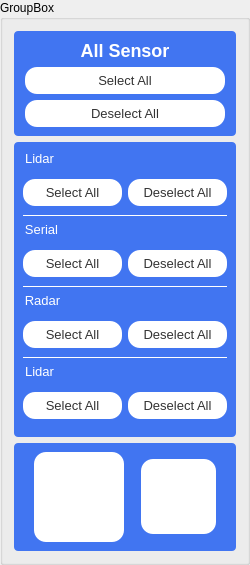
          <widget class="QGroupBox" name="rightContent_2">
           <property name="minimumSize">
            <size>
             <width>250</width>
             <height>0</height>
            </size>
           </property>
           <property name="maximumSize">
            <size>
             <width>250</width>
             <height>16777215</height>
            </size>
           </property>
           <property name="title">
            <string>GroupBox</string>
           </property>
           <layout class="QGridLayout" name="gridLayout_10">
            <item row="0" column="0">
             <widget class="QWidget" name="widget_37" native="true">
              <property name="styleSheet">
               <string notr="true">background-color:#4175f1;
border-radius:4px;
border:0;</string>
              </property>
              <layout class="QGridLayout" name="gridLayout_16">
               <item row="0" column="0">
                <widget class="QLabel" name="label_9">
                 <property name="styleSheet">
                  <string notr="true">text-align:center;
color:#fff;
height:20px;
font-size:18px;
font-weight:bold;</string>
                 </property>
                 <property name="text">
                  <string>All Sensor</string>
                 </property>
                 <property name="alignment">
                  <set>Qt::AlignCenter</set>
                 </property>
                </widget>
               </item>
               <item row="1" column="0">
                <widget class="QPushButton" name="pushButton_3">
                 <property name="maximumSize">
                  <size>
                   <width>200</width>
                   <height>16777215</height>
                  </size>
                 </property>
                 <property name="styleSheet">
                  <string notr="true">        height:27px;
        border-radius: 12px;
        color: #333333;
        font-size: 13px;
        font-family:'Roboto';
		background-color:#ffffff;
padding:0 10px;</string>
                 </property>
                 <property name="text">
                  <string>Select All</string>
                 </property>
                </widget>
               </item>
               <item row="2" column="0">
                <widget class="QPushButton" name="pushButton_4">
                 <property name="styleSheet">
                  <string notr="true">        height:27px;
        border-radius: 12px;
        color: #333333;
        font-size: 13px;
        font-family:'Roboto';
		background-color:#ffffff;
padding:0 10px;</string>
                 </property>
                 <property name="text">
                  <string>Deselect All</string>
                 </property>
                </widget>
               </item>
              </layout>
             </widget>
            </item>
            <item row="1" column="0">
             <widget class="QWidget" name="widget_38" native="true">
              <property name="styleSheet">
               <string notr="true">background-color:#4175f1;
border-radius:4px;
border:0;</string>
              </property>
              <layout class="QGridLayout" name="gridLayout_18">
               <item row="0" column="0">
                <widget class="QGroupBox" name="groupBox_29">
                 <property name="styleSheet">
                  <string notr="true">QGroupBox{
	margin-top:19px;
	font-size:13px;
	color:#fff;
	border-bottom:1px solid #fff;
	border-radius:0;
}
QGroupBox::title {
  	subcontrol-origin: margin;
    subcontrol-position:left top; 
  	padding:0;
	height:20px;
    background-color: transparent;
	font-weight:bold;
}
</string>
                 </property>
                 <property name="title">
                  <string>Lidar</string>
                 </property>
                 <layout class="QGridLayout" name="gridLayout_17">
                  <property name="leftMargin">
                   <number>0</number>
                  </property>
                  <property name="rightMargin">
                   <number>0</number>
                  </property>
                  <item row="0" column="0">
                   <widget class="QPushButton" name="lidarChk_2">
                    <property name="styleSheet">
                     <string notr="true">        height:27px;
        border-radius: 12px;
        color: #333333;
        font-size: 13px;
        font-family:'Roboto';
		background-color:#ffffff;
padding:0 10px;</string>
                    </property>
                    <property name="text">
                     <string>Select All</string>
                    </property>
                   </widget>
                  </item>
                  <item row="0" column="1">
                   <widget class="QPushButton" name="lidar_deselect_2">
                    <property name="styleSheet">
                     <string notr="true">        height:27px;
        border-radius: 12px;
        color: #333333;
        font-size: 13px;
        font-family:'Roboto';
		background-color:#ffffff;
padding:0 10px;</string>
                    </property>
                    <property name="text">
                     <string>Deselect All</string>
                    </property>
                   </widget>
                  </item>
                 </layout>
                </widget>
               </item>
               <item row="1" column="0">
                <widget class="QGroupBox" name="groupBox_30">
                 <property name="styleSheet">
                  <string notr="true">QGroupBox{
	margin-top:19px;
	font-size:13px;
	color:#fff;
	border-bottom:1px solid #fff;
	border-radius:0;
}
QGroupBox::title {
  	subcontrol-origin: margin;
    subcontrol-position:left top; 
  	padding:0;
	height:20px;
    background-color: transparent;
	font-weight:bold;
}
</string>
                 </property>
                 <property name="title">
                  <string>Serial</string>
                 </property>
                 <layout class="QGridLayout" name="gridLayout_19">
                  <property name="leftMargin">
                   <number>0</number>
                  </property>
                  <property name="rightMargin">
                   <number>0</number>
                  </property>
                  <item row="0" column="0">
                   <widget class="QPushButton" name="serial_select_2">
                    <property name="styleSheet">
                     <string notr="true">        height:27px;
        border-radius: 12px;
        color: #333333;
        font-size: 13px;
        font-family:'Roboto';
		background-color:#ffffff;
padding:0 10px;</string>
                    </property>
                    <property name="text">
                     <string>Select All</string>
                    </property>
                   </widget>
                  </item>
                  <item row="0" column="1">
                   <widget class="QPushButton" name="serial_deselect_2">
                    <property name="styleSheet">
                     <string notr="true">        height:27px;
        border-radius: 12px;
        color: #333333;
        font-size: 13px;
        font-family:'Roboto';
		background-color:#ffffff;
padding:0 10px;</string>
                    </property>
                    <property name="text">
                     <string>Deselect All</string>
                    </property>
                   </widget>
                  </item>
                 </layout>
                </widget>
               </item>
               <item row="2" column="0">
                <widget class="QGroupBox" name="groupBox_31">
                 <property name="styleSheet">
                  <string notr="true">QGroupBox{
	margin-top:19px;
	font-size:13px;
	color:#fff;
	border-bottom:1px solid #fff;
	border-radius:0;
}
QGroupBox::title {
  	subcontrol-origin: margin;
    subcontrol-position:left top; 
  	padding:0;
	height:20px;
    background-color: transparent;
	font-weight:bold;
}
</string>
                 </property>
                 <property name="title">
                  <string>Radar</string>
                 </property>
                 <layout class="QGridLayout" name="gridLayout_20">
                  <property name="leftMargin">
                   <number>0</number>
                  </property>
                  <property name="rightMargin">
                   <number>0</number>
                  </property>
                  <item row="0" column="0">
                   <widget class="QPushButton" name="pushButton_14">
                    <property name="styleSheet">
                     <string notr="true">        height:27px;
        border-radius: 12px;
        color: #333333;
        font-size: 13px;
        font-family:'Roboto';
		background-color:#ffffff;
padding:0 10px;</string>
                    </property>
                    <property name="text">
                     <string>Select All</string>
                    </property>
                   </widget>
                  </item>
                  <item row="0" column="1">
                   <widget class="QPushButton" name="pushButton_13">
                    <property name="styleSheet">
                     <string notr="true">        height:27px;
        border-radius: 12px;
        color: #333333;
        font-size: 13px;
        font-family:'Roboto';
		background-color:#ffffff;
padding:0 10px;</string>
                    </property>
                    <property name="text">
                     <string>Deselect All</string>
                    </property>
                   </widget>
                  </item>
                 </layout>
                </widget>
               </item>
               <item row="3" column="0">
                <widget class="QGroupBox" name="groupBox_32">
                 <property name="styleSheet">
                  <string notr="true">QGroupBox{
	margin-top:19px;
	font-size:13px;
	color:#fff;
	border-radius:0;
}
QGroupBox::title {
  	subcontrol-origin: margin;
    subcontrol-position:left top; 
  	padding:0;
	height:20px;
    background-color: transparent;
	font-weight:bold;
}
</string>
                 </property>
                 <property name="title">
                  <string>Lidar</string>
                 </property>
                 <layout class="QGridLayout" name="gridLayout_21">
                  <property name="leftMargin">
                   <number>0</number>
                  </property>
                  <property name="rightMargin">
                   <number>0</number>
                  </property>
                  <item row="0" column="0">
                   <widget class="QPushButton" name="pushButton_16">
                    <property name="styleSheet">
                     <string notr="true">        height:27px;
        border-radius: 12px;
        color: #333333;
        font-size: 13px;
        font-family:'Roboto';
		background-color:#ffffff;
padding:0 10px;</string>
                    </property>
                    <property name="text">
                     <string>Select All</string>
                    </property>
                   </widget>
                  </item>
                  <item row="0" column="1">
                   <widget class="QPushButton" name="pushButton_15">
                    <property name="styleSheet">
                     <string notr="true">        height:27px;
        border-radius: 12px;
        color: #333333;
        font-size: 13px;
        font-family:'Roboto';
		background-color:#ffffff;
padding:0 10px;</string>
                    </property>
                    <property name="text">
                     <string>Deselect All</string>
                    </property>
                   </widget>
                  </item>
                 </layout>
                </widget>
               </item>
              </layout>
             </widget>
            </item>
            <item row="2" column="0">
             <widget class="QWidget" name="widget_39" native="true">
              <property name="styleSheet">
               <string notr="true">background-color:#4175f1;
border-radius:4px;
border:0;</string>
              </property>
              <layout class="QGridLayout" name="gridLayout_22">
               <item row="0" column="0">
                <widget class="QPushButton" name="pushButton_18">
                 <property name="minimumSize">
                  <size>
                   <width>90</width>
                   <height>90</height>
                  </size>
                 </property>
                 <property name="maximumSize">
                  <size>
                   <width>90</width>
                   <height>16777215</height>
                  </size>
                 </property>
                 <property name="styleSheet">
                  <string notr="true">        border-radius: 12px;
        color: #333333;
        font-size: 13px;
        font-family:'Roboto';
		background-color:#ffffff;
padding:0 10px;
background:url(:/resources/btn_rec.png);</string>
                 </property>
                 <property name="text">
                  <string/>
                 </property>
                </widget>
               </item>
               <item row="0" column="1">
                <widget class="QPushButton" name="pushButton_17">
                 <property name="minimumSize">
                  <size>
                   <width>75</width>
                   <height>75</height>
                  </size>
                 </property>
                 <property name="maximumSize">
                  <size>
                   <width>75</width>
                   <height>75</height>
                  </size>
                 </property>
                 <property name="styleSheet">
                  <string notr="true">        height:27px;
        border-radius: 12px;
        color: #333333;
        font-size: 13px;
        font-family:'Roboto';
		background-color:#ffffff;
padding:0 10px;
background:url(:/resources/btn_stop.png);</string>
                 </property>
                 <property name="text">
                  <string/>
                 </property>
                </widget>
               </item>
              </layout>
             </widget>
            </item>
           </layout>
          </widget>
